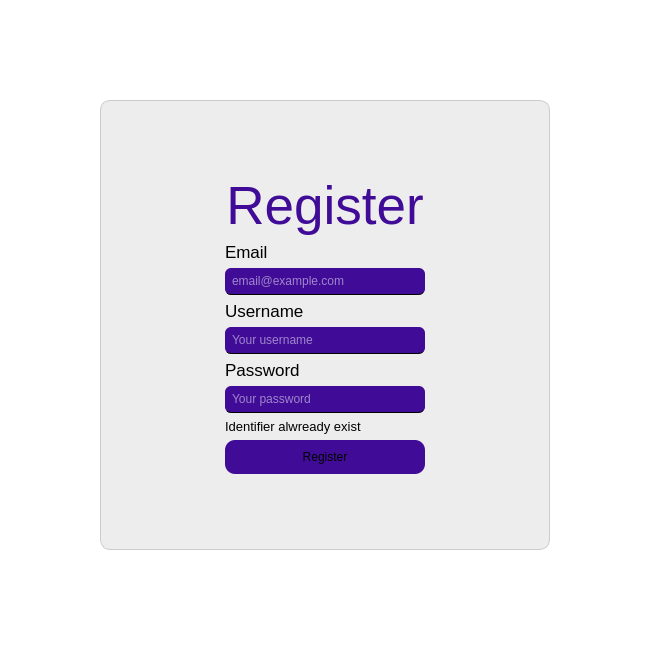
<?xml version="1.0" encoding="UTF-8"?>
<ui version="4.0">
 <class>Register</class>
 <widget class="QMainWindow" name="Register">
  <property name="geometry">
   <rect>
    <x>0</x>
    <y>0</y>
    <width>650</width>
    <height>650</height>
   </rect>
  </property>
  <property name="windowTitle">
   <string>Register</string>
  </property>
  <property name="styleSheet">
   <string notr="true">QMainWindow {
	background-color: #ffffff
}

QWidget #widget {
	border-radius: 10px;
	border: 1px solid #ccc;
	background-color: #ededed
}

QLabel {
	color: black
}

#title{
	color: #400b97
}

QPushButton {
	padding: 10px;
	border-radius: 10px;
	background-color: #400b97
}

QPushButton:hover,
QPushButton:clicked {
	background-color: #400baa
}

QLineEdit {
	background-color: #400b97;
	padding: 5px;
	border: none;
	border-bottom: 1px solid black;
	border-radius: 6px;
	color: white;
	font-size: 12px
}
</string>
  </property>
  <widget class="QWidget" name="centralwidget">
   <layout class="QGridLayout" name="gridLayout">
    <item row="0" column="1">
     <spacer name="verticalSpacer_2">
      <property name="orientation">
       <enum>Qt::Orientation::Vertical</enum>
      </property>
      <property name="sizeHint" stdset="0">
       <size>
        <width>20</width>
        <height>75</height>
       </size>
      </property>
     </spacer>
    </item>
    <item row="1" column="0">
     <spacer name="horizontalSpacer">
      <property name="orientation">
       <enum>Qt::Orientation::Horizontal</enum>
      </property>
      <property name="sizeHint" stdset="0">
       <size>
        <width>75</width>
        <height>20</height>
       </size>
      </property>
     </spacer>
    </item>
    <item row="1" column="1">
     <widget class="QWidget" name="widget" native="true">
      <property name="minimumSize">
       <size>
        <width>450</width>
        <height>450</height>
       </size>
      </property>
      <property name="font">
       <font/>
      </property>
      <layout class="QGridLayout" name="gridLayout_2">
       <item row="1" column="1">
        <layout class="QVBoxLayout" name="verticalLayout_7">
         <item>
          <widget class="QLabel" name="title">
           <property name="font">
            <font>
             <pointsize>40</pointsize>
            </font>
           </property>
           <property name="text">
            <string>Register</string>
           </property>
           <property name="alignment">
            <set>Qt::AlignmentFlag::AlignCenter</set>
           </property>
          </widget>
         </item>
         <item>
          <layout class="QVBoxLayout" name="verticalLayout_8">
           <item>
            <widget class="QLabel" name="label_8">
             <property name="font">
              <font>
               <pointsize>13</pointsize>
              </font>
             </property>
             <property name="text">
              <string>Email</string>
             </property>
            </widget>
           </item>
           <item>
            <widget class="QLineEdit" name="emailButton">
             <property name="minimumSize">
              <size>
               <width>200</width>
               <height>0</height>
              </size>
             </property>
             <property name="placeholderText">
              <string>email@example.com</string>
             </property>
            </widget>
           </item>
          </layout>
         </item>
         <item>
          <layout class="QVBoxLayout" name="verticalLayout_9">
           <item>
            <widget class="QLabel" name="label_9">
             <property name="font">
              <font>
               <pointsize>13</pointsize>
              </font>
             </property>
             <property name="text">
              <string>Username</string>
             </property>
            </widget>
           </item>
           <item>
            <widget class="QLineEdit" name="usernameButton">
             <property name="text">
              <string/>
             </property>
             <property name="echoMode">
              <enum>QLineEdit::EchoMode::Normal</enum>
             </property>
             <property name="alignment">
              <set>Qt::AlignmentFlag::AlignLeading|Qt::AlignmentFlag::AlignLeft|Qt::AlignmentFlag::AlignVCenter</set>
             </property>
             <property name="placeholderText">
              <string>Your username</string>
             </property>
            </widget>
           </item>
           <item>
            <layout class="QVBoxLayout" name="verticalLayout_10">
             <item>
              <widget class="QLabel" name="label_10">
               <property name="font">
                <font>
                 <pointsize>13</pointsize>
                </font>
               </property>
               <property name="text">
                <string>Password</string>
               </property>
              </widget>
             </item>
             <item>
              <widget class="QLineEdit" name="passwordButton">
               <property name="echoMode">
                <enum>QLineEdit::EchoMode::Password</enum>
               </property>
               <property name="alignment">
                <set>Qt::AlignmentFlag::AlignLeading|Qt::AlignmentFlag::AlignLeft|Qt::AlignmentFlag::AlignVCenter</set>
               </property>
               <property name="placeholderText">
                <string>Your password</string>
               </property>
              </widget>
             </item>
            </layout>
           </item>
          </layout>
         </item>
         <item>
          <widget class="QLabel" name="succes">
           <property name="font">
            <font>
             <pointsize>10</pointsize>
            </font>
           </property>
           <property name="text">
            <string>Identifier alwready exist</string>
           </property>
          </widget>
         </item>
         <item>
          <widget class="QPushButton" name="pushButton_3">
           <property name="cursor">
            <cursorShape>PointingHandCursor</cursorShape>
           </property>
           <property name="text">
            <string>Register</string>
           </property>
          </widget>
         </item>
        </layout>
       </item>
       <item row="1" column="0">
        <spacer name="horizontalSpacer_3">
         <property name="orientation">
          <enum>Qt::Orientation::Horizontal</enum>
         </property>
         <property name="sizeHint" stdset="0">
          <size>
           <width>7</width>
           <height>20</height>
          </size>
         </property>
        </spacer>
       </item>
       <item row="1" column="2">
        <spacer name="horizontalSpacer_4">
         <property name="orientation">
          <enum>Qt::Orientation::Horizontal</enum>
         </property>
         <property name="sizeHint" stdset="0">
          <size>
           <width>7</width>
           <height>20</height>
          </size>
         </property>
        </spacer>
       </item>
       <item row="2" column="1">
        <spacer name="verticalSpacer_4">
         <property name="orientation">
          <enum>Qt::Orientation::Vertical</enum>
         </property>
         <property name="sizeHint" stdset="0">
          <size>
           <width>20</width>
           <height>33</height>
          </size>
         </property>
        </spacer>
       </item>
       <item row="0" column="1">
        <spacer name="verticalSpacer_3">
         <property name="orientation">
          <enum>Qt::Orientation::Vertical</enum>
         </property>
         <property name="sizeHint" stdset="0">
          <size>
           <width>20</width>
           <height>31</height>
          </size>
         </property>
        </spacer>
       </item>
      </layout>
     </widget>
    </item>
    <item row="1" column="2">
     <spacer name="horizontalSpacer_2">
      <property name="orientation">
       <enum>Qt::Orientation::Horizontal</enum>
      </property>
      <property name="sizeHint" stdset="0">
       <size>
        <width>75</width>
        <height>20</height>
       </size>
      </property>
     </spacer>
    </item>
    <item row="2" column="1">
     <spacer name="verticalSpacer">
      <property name="orientation">
       <enum>Qt::Orientation::Vertical</enum>
      </property>
      <property name="sizeHint" stdset="0">
       <size>
        <width>20</width>
        <height>75</height>
       </size>
      </property>
     </spacer>
    </item>
   </layout>
  </widget>
 </widget>
 <resources/>
 <connections/>
</ui>
